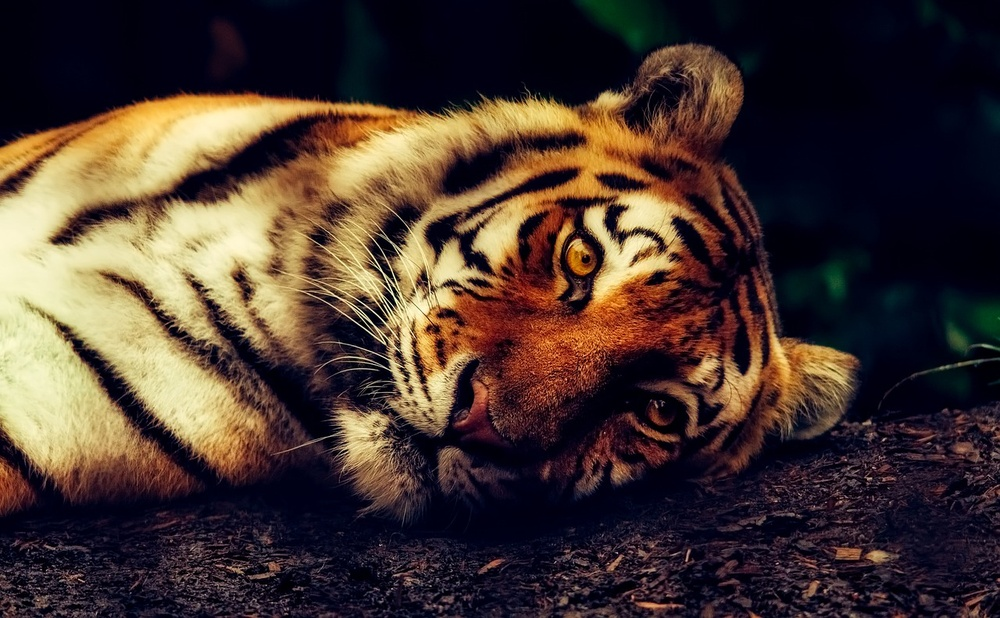
#> input picture Module 8/tiger.jpg, 1000 x 618 px, shrunk from 1280 x 791 before the run
$ python img_hpf.py
#> lines starting #> are read from the running program, lines starting #| are printed output that depends on the picture
# blur_video.py
# Demonstrates 2D spatial filtering

import numpy as np
import cv2

# cap = cv2.VideoCapture(0)

print("Switch to video window. Then press 'p' to save image, 'q' to quit")
matrix_1 = np.ones((3, 3))
matrix_1[1,1] = 1
kernel = matrix_1 - np.ones((3, 3))/9
#kernel = np.ones((9, 9))/81

#kernel = np.ones((31, 31))/(31 * 31)

#kernel = np.ones((9,9), np.float32)/81    # alternately, explicitly specify the data type
img = cv2.imread('tiger.jpg', 1);
#> img is the input picture: shape (618, 1000, 3); mean B, G, R 48.4, 55.3, 71.8


#[ok, frame] = cap.read()          # Read one frame

# print(type(frame))

img2 = cv2.filter2D(img, -1, kernel)
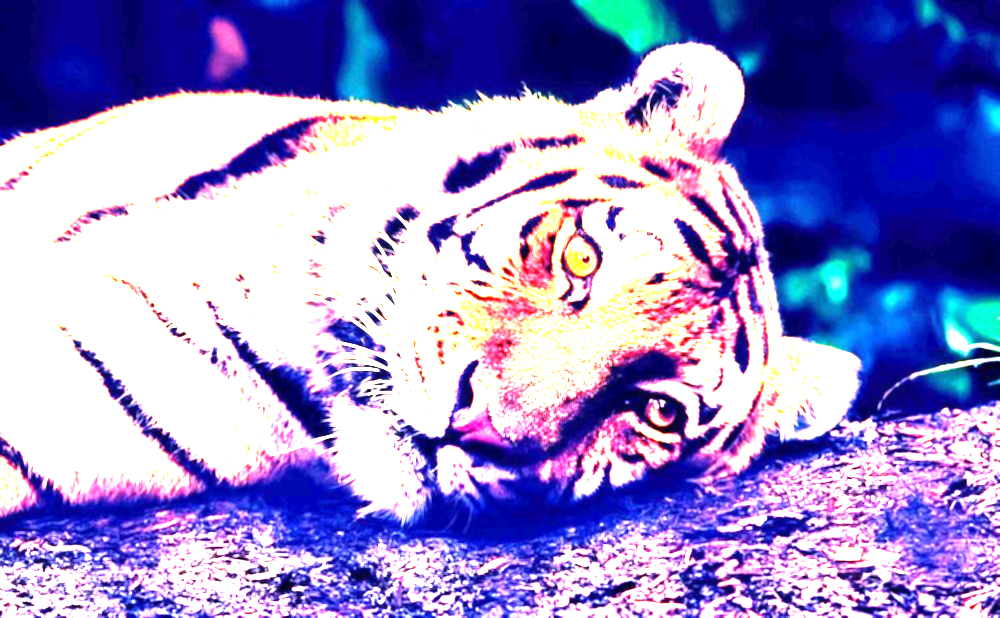
#> img2: shape (618, 1000, 3); mean B, G, R 205, 141.9, 151.2
# -1 means the output will have the same data type as input frame

# Alternately, use cv2.GaussianBlur()
# Arguments: frame, kernal size, spread in X and Y directions.
#frame = cv2.GaussianBlur(frame, (9, 9), sigmaX = 10, sigmaY = 10)

cv2.imshow('Live video', img2)

key = cv2.waitKey(10000)
#> (key q is pressed here)
# [9 lines of commented-out code are left out]
cv2.destroyAllWindows()
